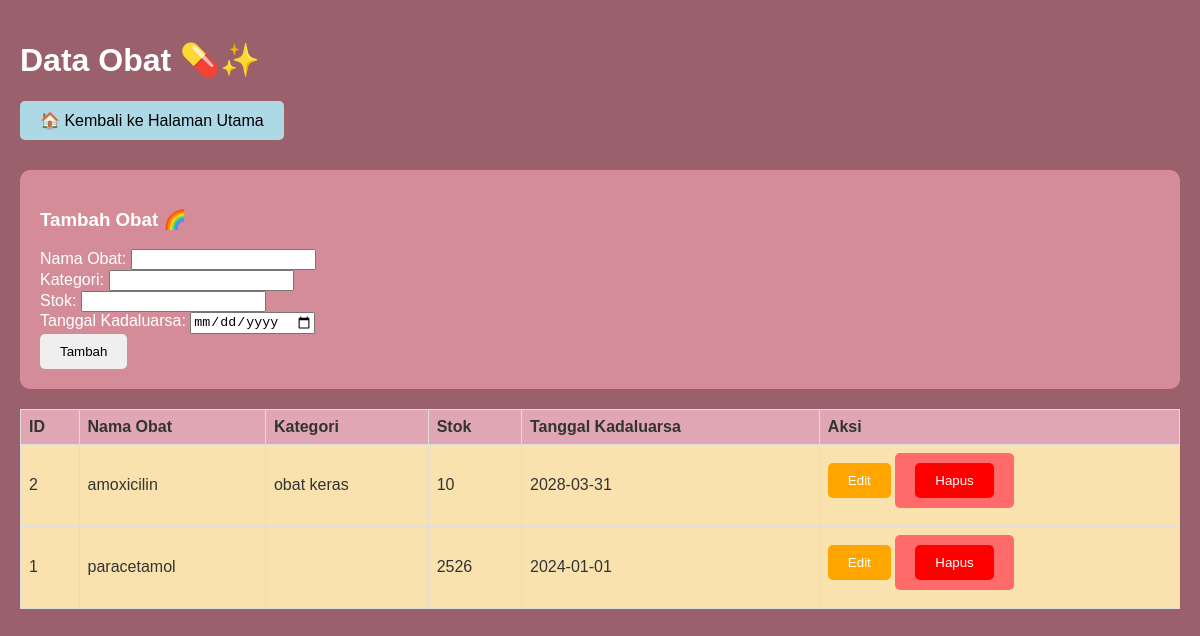
/data_obat.php (signed in), run on the app's committed database.
### tables this page shows
CREATE TABLE `obat` (
  `id` int(11) NOT NULL,
  `nama_obat` varchar(100) NOT NULL,
  `kategori` varchar(50) DEFAULT NULL,
  `stok` int(11) NOT NULL,
  `tanggal_kadaluarsa` date NOT NULL
);

### data_obat.php (the view, shortened to what this page needs)
<?php
include_once("config.php");
$result = mysqli_query($mysqli, "SELECT * FROM obat ORDER BY id DESC");
?>
<!DOCTYPE html>
<html lang="id">
<head>
</head>
<body>
    <h1>Data Obat 💊✨</h1>
    <a href="index.php" style="background-color: lightblue; padding: 10px 20px; text-decoration: none; border-radius: 5px; color: black;">🏠 Kembali ke Halaman Utama</a>
    <div class="form-container">
        <form method="POST">
            <h3 id="form-title">Tambah Obat 🌈</h3>
            <label>Nama Obat:</label>
            <input type="text" name="nama_obat" id="nama_obat" required><br>
            <label>Kategori:</label>
            <input type="text" name="kategori" id="kategori"><br>
            <label>Stok:</label>
            <input type="number" name="stok" id="stok" required><br>
            <label>Tanggal Kadaluarsa:</label>
            <input type="date" name="tanggal_kadaluarsa" id="tanggal_kadaluarsa" required><br>
            <button type="submit" name="add_obat" id="submit-button">Tambah</button>
        </form>
    </div>
    <table>
        <thead>
            <tr>
                <th>ID</th>
                <th>Nama Obat</th>
                <th>Kategori</th>
                <th>Stok</th>
                <th>Tanggal Kadaluarsa</th>
                <th>Aksi</th>
            </tr>
        </thead>
        <tbody>
            <?php
            if (mysqli_num_rows($result) > 0) {
                while ($row = mysqli_fetch_assoc($result)) {
                    echo "<tr>";
                    echo "<td>" . $row['id'] . "</td>";
                    echo "<td>" . $row['nama_obat'] . "</td>";
                    echo "<td>" . $row['kategori'] . "</td>";
                    echo "<td>" . $row['stok'] . "</td>";
                    echo "<td>" . $row['tanggal_kadaluarsa'] . "</td>";
                    echo "<td>
                        <button class='edit-button' onclick='editData(" . json_encode($row) . ")'>Edit</button>
                        <a href='data_obat.php?delete=" . $row['id'] . "'><button class='delete-button'>Hapus</button></a>
                    </td>";
                    echo "</tr>";
                }
            } else {
                echo "<tr><td colspan='6'>Tidak ada data obat.</td></tr>";
            }
            ?>
        </tbody>
    </table>
</body>
</html>

### data_obat.php (style rules this page uses)
body { background-color: #9a606c; font-family: Arial, sans-serif; color: white; margin: 0; padding: 20px; }
table { width: 100%; border-collapse: collapse; background-color: #f5f5f5; color: #333; }
table, th, td { border: 1px solid #ddd; }
th, td { padding: 8px; text-align: left; }
th { background-color: #e1a6b4; }
td { background-color: #f9e2ae; }
.form-container { margin: 20px 0; background-color: #d48d98; padding: 20px; border-radius: 10px; }
button { padding: 10px 20px; border-radius: 5px; border: none; cursor: pointer; transition: background-color 0.3s ease; }
button.delete-button { background-color: red; color: white; }
button.edit-button { background-color: orange; color: white; }
a { background-color: #ff6b6b; color: white; padding: 10px 20px; text-decoration: none; border-radius: 5px; margin-bottom: 10px; display: inline-block; }

### data on the page
obat: id "2", nama_obat "amoxicilin", kategori "obat keras", stok "10", tanggal_kadaluarsa "2028-03-31"
obat: id "1", nama_obat "paracetamol", stok "2526", tanggal_kadaluarsa "2024-01-01"
